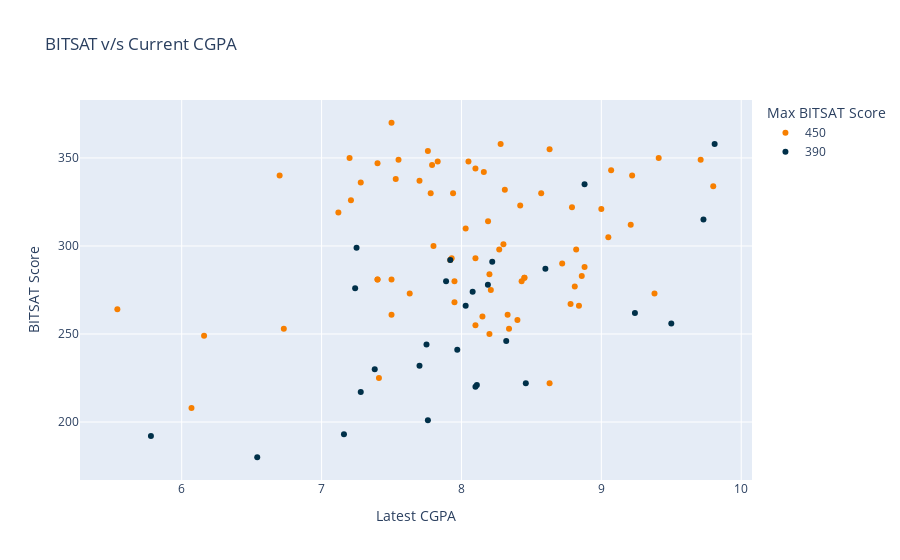

Notebook cell for this chart:
### Code cell
bitsat_current_cgpa_plot = px.scatter(
    bitsat_current,
    x="latest_cgpa",
    y="bitsat_score",
    color=bitsat_current["max_bitsat_score"],
    color_discrete_map={
        "390": "rgb(0, 48, 73)",
        "450": "rgb(247, 127, 0)",
    },
    title="BITSAT v/s Current CGPA",
    labels={"max_bitsat_score": "Max BITSAT Score"},
)

bitsat_current_cgpa_plot.update_layout(
    xaxis_title="Latest CGPA",
    yaxis_title="BITSAT Score",
)

bitsat_current_cgpa_plot.show()

### Figure 1 — Plotly figure (JSON) as saved in the notebook; plotly's stock layout.template omitted (floating-point values rounded to 4 significant figures)
{"data": [{"hovertemplate": "Max BITSAT Score=450<br>latest_cgpa=%{x}<br>bitsat_score=%{y}<extra></extra>", "legendgroup": "450", "marker": {"color": "rgb(247, 127, 0)", "symbol": "circle"}, "mode": "markers", "name": "450", "orientation": "v", "showlegend": true, "type": "scatter", "x": [8.45, 8.28, 7.5, 7.4, 8.63, 8.2, 9.41, 7.79, 9.71, 7.83, 8.82, 8.27, 8.43, 8.86, 9.07, 7.12, 8.78, 6.16, 6.73, 6.07, 6.7, 7.76, 5.54, 9.8, 9.05, 7.21, 7.55, 8.03, 7.78, 7.5, 8.57, 7.92, 8.16, 8.05, 7.28, 7.4, 9.22, 8.72, 7.94, 9.21, 7.5, 8.1, 8.31, 8.33, 8.1, 7.95, 8.88, 8.34, 7.63, 7.2, 8.2, 8.15, 8.42, 8.84, 7.7, 8.21, 8.19, 8.4, 8.63, 7.41, 9, 8.45, 9.38, 8.81, 7.93, 7.53, 7.4, 8.3, 7.8, 7.95, 8.1, 8.79], "xaxis": "x", "y": [282, 358, 281, 281, 355, 250, 350, 346, 349, 348, 298, 298, 280, 283, 343, 319, 267, 249, 253, 208, 340, 354, 264, 334, 305, 326, 349, 310, 330, 261, 330, 292, 342, 348, 336, 281, 340, 290, 330, 312, 370, 344, 332, 261, 255, 280, 288, 253, 273, 350, 284, 260, 323, 266, 337, 275, 314, 258, 222, 225, 321, 282, 273, 277, 293, 338, 347, 301, 300, 268, 293, 322], "yaxis": "y"}, {"hovertemplate": "Max BITSAT Score=390<br>latest_cgpa=%{x}<br>bitsat_score=%{y}<extra></extra>", "legendgroup": "390", "marker": {"color": "rgb(0, 48, 73)", "symbol": "circle"}, "mode": "markers", "name": "390", "orientation": "v", "showlegend": true, "type": "scatter", "x": [8.88, 9.81, 7.25, 8.22, 7.38, 7.75, 8.189, 7.7, 6.54, 8.11, 7.16, 7.28, 9.73, 8.6, 9.24, 8.46, 7.89, 7.76, 9.5, 8.03, 5.78, 7.92, 7.24, 8.08, 8.32, 7.97, 8.1], "xaxis": "x", "y": [335, 358, 299, 291, 230, 244, 278, 232, 180, 221, 193, 217, 315, 287, 262, 222, 280, 201, 256, 266, 192, 292, 276, 274, 246, 241, 220], "yaxis": "y"}], "layout": {"legend": {"title": {"text": "Max BITSAT Score"}, "tracegroupgap": 0}, "title": {"text": "BITSAT v/s Current CGPA"}, "xaxis": {"anchor": "y", "domain": [0, 1], "title": {"text": "Latest CGPA"}}, "yaxis": {"anchor": "x", "domain": [0, 1], "title": {"text": "BITSAT Score"}}}}
